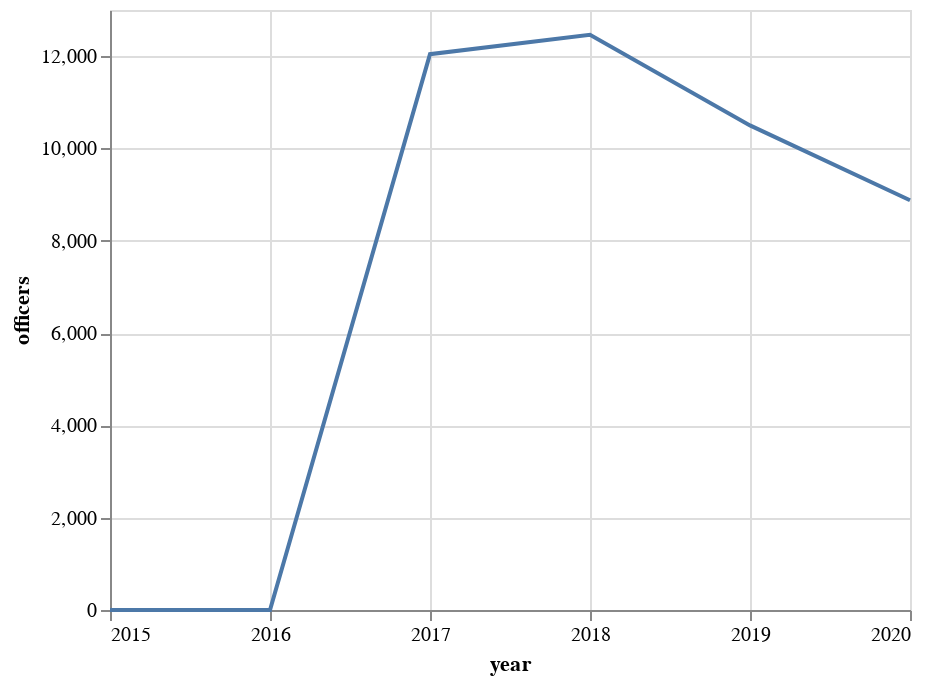

The cell this chart's notebook holds for it:
### Code cell
import altair as alt

# get all officer deployments over the years
data = {
    "officers": [df[df.index.str.contains('Officer')].sum(axis=1).sum() for df in dict.values(years)],
    "detectors": [df[df.index.str.contains('Detector')].sum(axis=1).sum() for df in dict.values(years)]
}
df = pd.DataFrame(data, index=YEARS)
base = alt.Chart(df.reset_index()).encode(
    alt.X('index',
        title='year',
        axis=alt.Axis(format="", tickCount=len(YEARS)),
        scale=alt.Scale(domain=(min(YEARS), max(YEARS)))
    )
)

officers = base.mark_line().encode(y='officers')
#detectors= base.mark_line(stroke='#57A44C').encode(y='detectors')

alt.layer(officers).resolve_scale(y='independent')

### Figure 1 — Vega-Lite specification as saved in the notebook (floating-point values rounded to 4 significant figures)
{"config": {"view": {"continuousWidth": 400, "continuousHeight": 300}}, "layer": [{"mark": "line", "encoding": {"x": {"axis": {"format": "", "tickCount": 6}, "field": "index", "scale": {"domain": [2015, 2020]}, "title": "year", "type": "quantitative"}, "y": {"field": "officers", "type": "quantitative"}}}], "data": {"name": "data-997f9874a5157d208da0d23bbcbe8109"}, "resolve": {"scale": {"y": "independent"}}, "$schema": "https://vega.github.io/schema/vega-lite/v4.17.0.json", "datasets": {"data-997f9874a5157d208da0d23bbcbe8109": [{"index": 2020, "officers": 8878.0, "detectors": 45.0}, {"index": 2019, "officers": 10500.0, "detectors": 48.0}, {"index": 2018, "officers": 12460.0, "detectors": 33.0}, {"index": 2017, "officers": 12040.0, "detectors": 35.0}, {"index": 2016, "officers": 0.0, "detectors": 10.0}, {"index": 2015, "officers": 0.0, "detectors": 0.0}]}}
